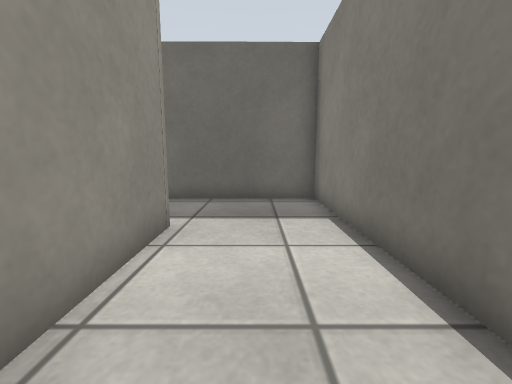
[1] (above)

18 first-person views from a walk through a robot-simulator world made for Gazebo. The camera is 0.72 m above the floor, tilts 8° down and sees 90° across. The floor is counted in squares, 0.5 m on a side. Each view is taken from the middle of a square. On the plan, view 1 faces up. The plan holds only what a view shows up to about 13 squares ahead; the rest is blank. The robots in the file are not drawn. Surface patterns are stand-ins for the level's own textures.

[2]
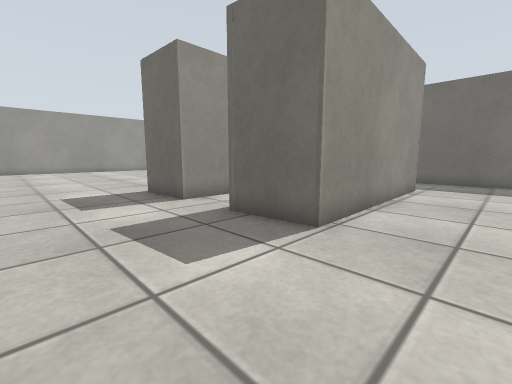

[3]
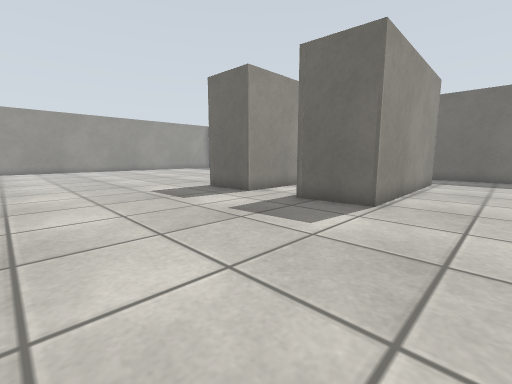

[4]
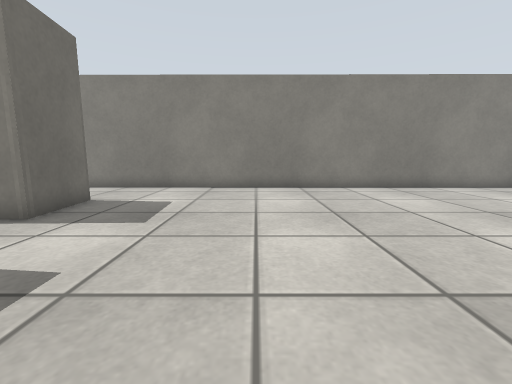

[5]
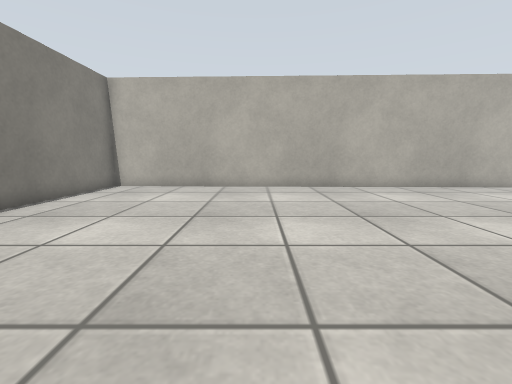

[6]
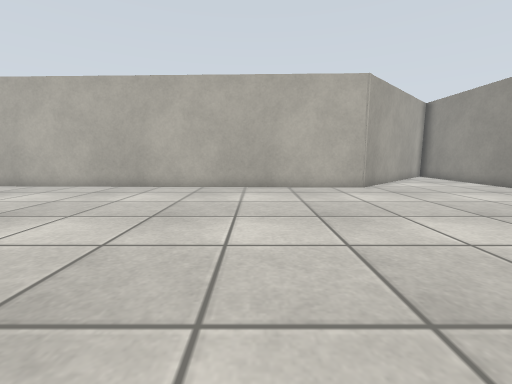

[7]
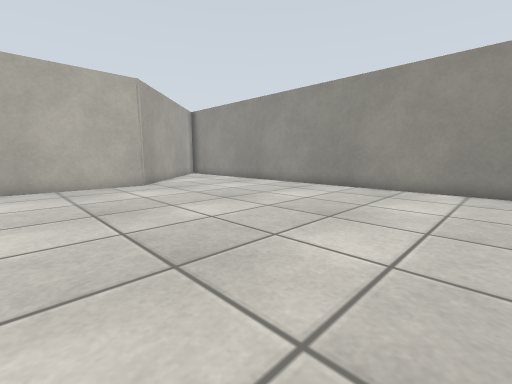

[8]
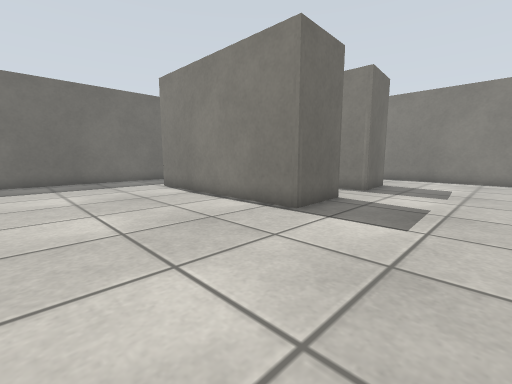

[9]
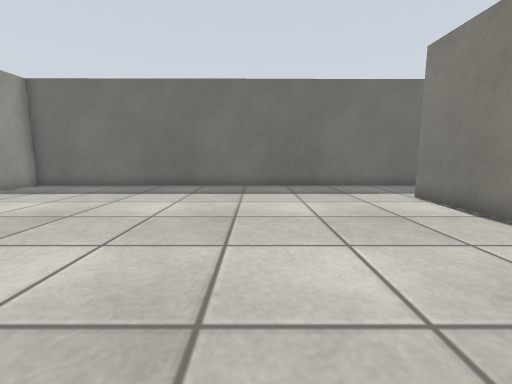

[10]
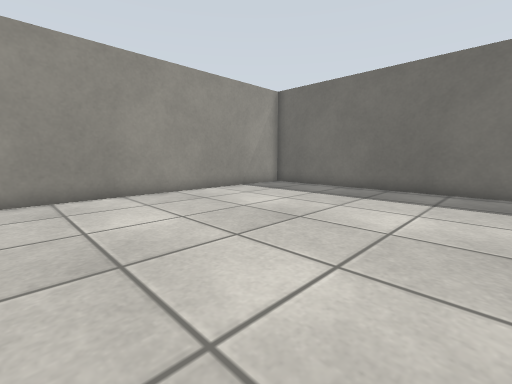

[11]
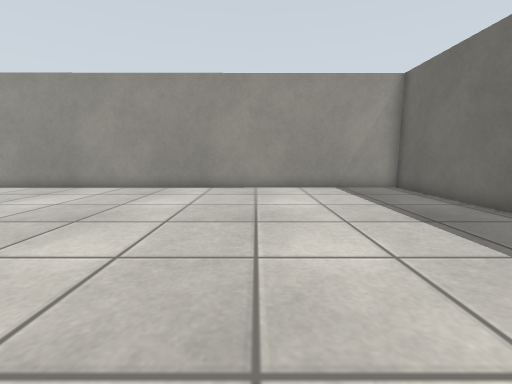

[12]
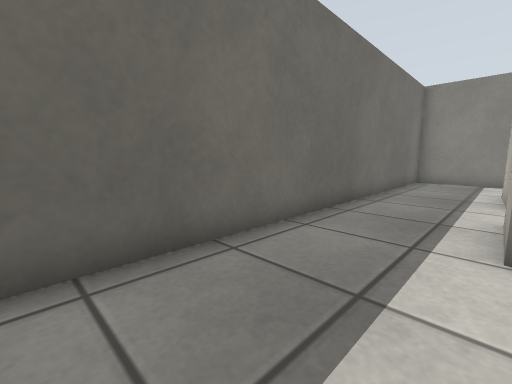

[13]
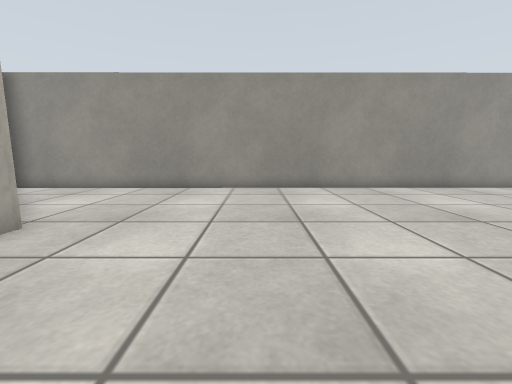

[14]
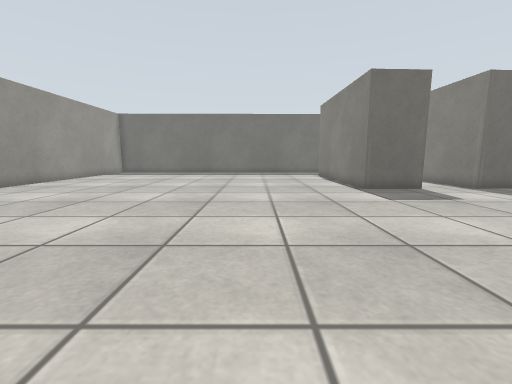

[15]
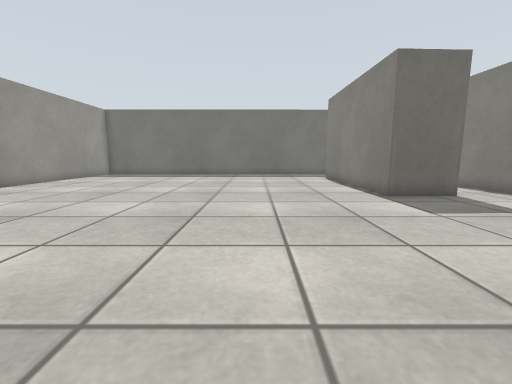

[16]
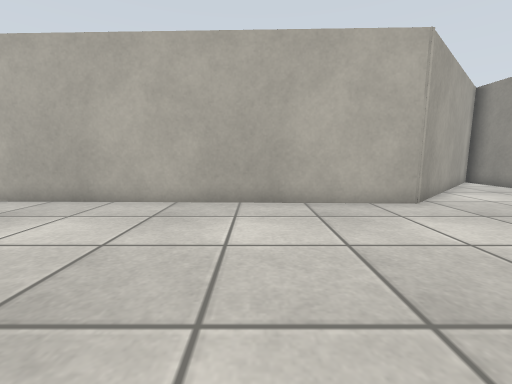

[17]
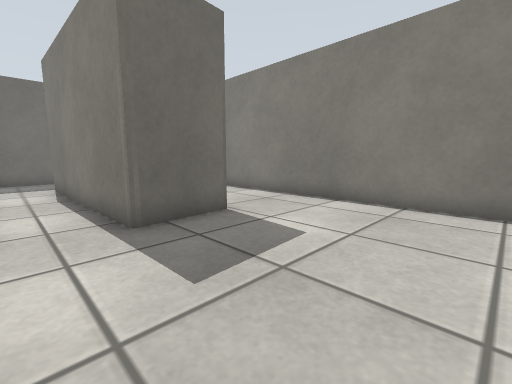

[18]
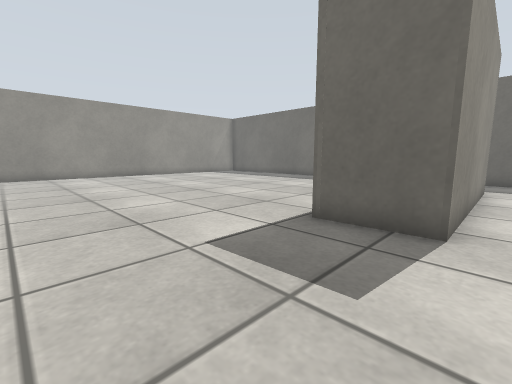

### Floor plan
Points are (right, up) in squares from view 1. A wall is a line through its corners. A room is listed if a view was taken in it or the views show most of it. See-through windows are left out.
Room 1 (views 1, 2, 3, 4, 5, 6, 7, 8, 9, 10, 11, 12, 13, 14, 15, 16, 17, 18)
walls: (-6.7, 5) (-6.7, -2.8) (-9.2, -2.9) (-9.4, 5); (-4.1, 5) (-1.8, 5.2) (-1.7, -2.5) (-4.2, -2.7) (-4.5, 5); (-24.9, -25.4) (-19, -19.7) (1.8, -20.3) (2, 8.6) (-25.7, 8.4) (-25.6, -26)
low walls: (-9.4, 5) (-6.7, 5)

Positions as (right, up) in squares from view 1, and headings:
1: (0, 0), facing up
2: (1, -7), facing up-left
3: (1, -10), facing up-left
4: (-10, -8), facing right
5: (-5, -8), facing down
6: (-14, -8), facing down
7: (-14, -7), facing down-left
8: (-15, -7), facing up-right
9: (-15, -4), facing up
10: (-16, -3), facing up-left
11: (-14, 2), facing left
12: (-14, 5), facing up-right
13: (-14, -15), facing left
14: (-14, -14), facing up
15: (-14, -12), facing up
16: (-14, -12), facing down
17: (-6, -8), facing up-right
18: (-6, -8), facing up-left
